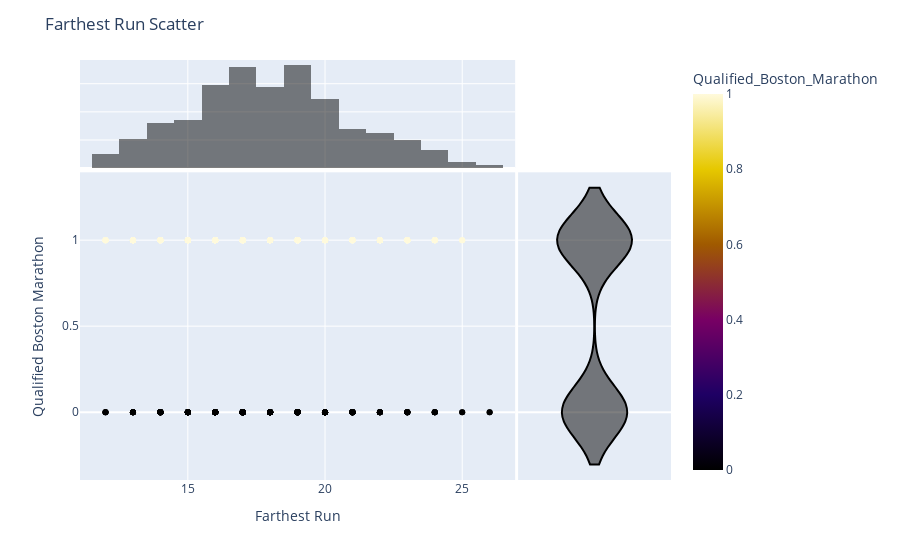

Notebook source saved alongside this figure:
### Code cell
# Visualizing the Farthest Run Data

fig = px.scatter(df,
                 x = 'Farthest_run',
                 y = 'Qualified_Boston_Marathon',
                 marginal_x='histogram',
                 marginal_y='violin',
                 color='Qualified_Boston_Marathon',
                 color_continuous_scale=px.colors.sequential.Electric)
fig.update_layout(title = 'Farthest Run Scatter',
                  xaxis_title = 'Farthest Run',
                  yaxis_title = 'Qualified Boston Marathon')
fig.show()

### Figure 1 — Plotly figure (JSON) as saved in the notebook; plotly's stock layout.template omitted (floating-point values rounded to 4 significant figures; data arrays with more than 128 entries replaced by an {"elided": "..."} marker saying what was removed)
{"data": [{"hovertemplate": "Farthest_run=%{x}<br>Qualified_Boston_Marathon=%{marker.color}<extra></extra>", "legendgroup": "", "marker": {"color": {"elided": "500 int values"}, "coloraxis": "coloraxis", "symbol": "circle"}, "mode": "markers", "name": "", "orientation": "v", "showlegend": false, "type": "scatter", "x": {"elided": "500 int values"}, "xaxis": "x", "y": {"elided": "500 int values"}, "yaxis": "y"}, {"alignmentgroup": "True", "bingroup": "x", "hovertemplate": "Farthest_run=%{x}<br>count=%{y}<extra></extra>", "legendgroup": "", "marker": {"color": "rgb(0,0,0)"}, "name": "", "offsetgroup": "", "opacity": 0.5, "showlegend": false, "type": "histogram", "x": {"elided": "500 int values"}, "xaxis": "x3", "yaxis": "y3"}, {"alignmentgroup": "True", "hovertemplate": "Qualified_Boston_Marathon=%{y}<extra></extra>", "legendgroup": "", "marker": {"color": "rgb(0,0,0)", "symbol": "circle"}, "name": "", "offsetgroup": "", "scalegroup": "y", "showlegend": false, "type": "violin", "xaxis": "x2", "y": {"elided": "500 int values"}, "yaxis": "y2"}], "layout": {"barmode": "overlay", "coloraxis": {"colorbar": {"title": {"text": "Qualified_Boston_Marathon"}}, "colorscale": [[0, "rgb(0,0,0)"], [0.2, "rgb(30,0,100)"], [0.4, "rgb(120,0,100)"], [0.6, "rgb(160,90,0)"], [0.8, "rgb(230,200,0)"], [1, "rgb(255,250,220)"]]}, "legend": {"tracegroupgap": 0}, "margin": {"t": 60}, "title": {"text": "Farthest Run Scatter"}, "xaxis": {"anchor": "y", "domain": [0, 0.7363], "title": {"text": "Farthest Run"}}, "xaxis2": {"anchor": "y2", "domain": [0.7413, 1], "matches": "x2", "showgrid": false, "showline": false, "showticklabels": false, "ticks": ""}, "xaxis3": {"anchor": "y3", "domain": [0, 0.7363], "matches": "x", "showgrid": true, "showticklabels": false}, "xaxis4": {"anchor": "y4", "domain": [0.7413, 1], "matches": "x2", "showgrid": false, "showline": false, "showticklabels": false, "ticks": ""}, "yaxis": {"anchor": "x", "domain": [0, 0.7326], "title": {"text": "Qualified Boston Marathon"}}, "yaxis2": {"anchor": "x2", "domain": [0, 0.7326], "matches": "y", "showgrid": true, "showticklabels": false}, "yaxis3": {"anchor": "x3", "domain": [0.7426, 1], "matches": "y3", "showgrid": true, "showline": false, "showticklabels": false, "ticks": ""}, "yaxis4": {"anchor": "x4", "domain": [0.7426, 1], "matches": "y3", "showgrid": true, "showline": false, "showticklabels": false, "ticks": ""}}}
